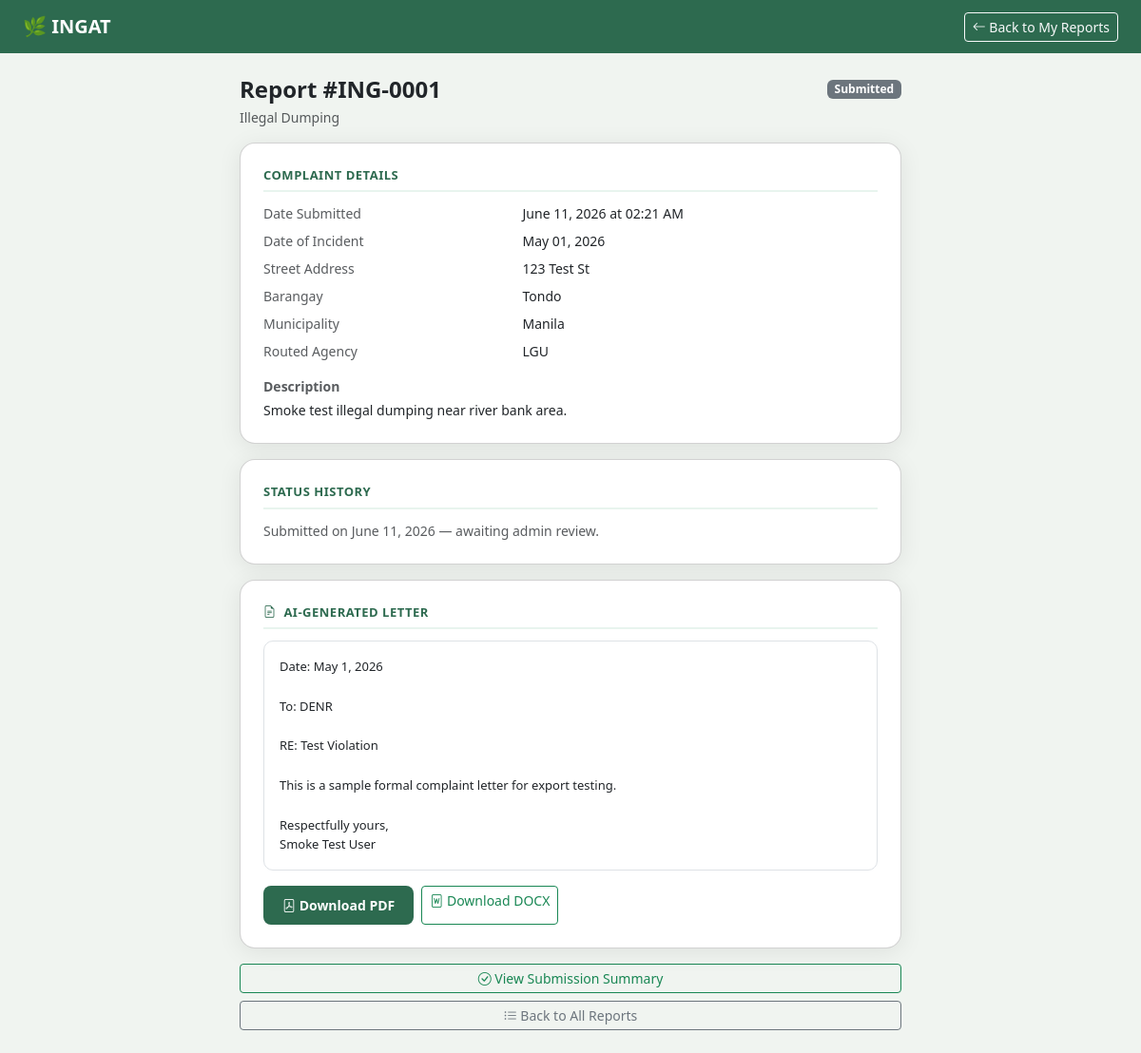
The app's page /user/my-reports/1 (signed in) with its own data.
### models.py (models this page shows)
class Complaint(db.Model):
    __tablename__ = 'complaints'
    id = db.Column(db.Integer, primary_key=True)
    user_id = db.Column(db.Integer, db.ForeignKey('users.id'), nullable=False)
    agency_id = db.Column(db.Integer, db.ForeignKey('agencies.id'), nullable=True)
    violation_type = db.Column(db.String(100), nullable=False)
    street_address = db.Column(db.String(255), nullable=False)
    barangay = db.Column(db.String(100), nullable=False)
    municipality = db.Column(db.String(100), nullable=False)
    date_incident = db.Column(db.Date, nullable=False)
    description = db.Column(db.Text, nullable=False)
    photo_path = db.Column(db.String(255), nullable=True)
    generated_letter = db.Column(db.Text, nullable=True)
    letter_generated = db.Column(db.Boolean, default=False)
    status = db.Column(db.String(50), default='Submitted')
    created_at = db.Column(db.DateTime, default=datetime.utcnow)
    status_history = db.relationship('StatusHistory', backref='complaint', lazy=True)

class Agency(db.Model):
    __tablename__ = 'agencies'
    id = db.Column(db.Integer, primary_key=True)
    agency_name = db.Column(db.String(100), nullable=False)
    contact_email = db.Column(db.String(120), nullable=False)
    contact_number = db.Column(db.String(11), nullable=False)
    violation_types = db.Column(db.String(255), nullable=False)
    status = db.Column(db.String(20), default='active')
    created_at = db.Column(db.DateTime, default=datetime.utcnow)
    complaints = db.relationship('Complaint', backref='agency', lazy=True)

### routes/user_routes.py (the view)
@user_bp.route('/my-reports/<int:complaint_id>')
@member_required
def report_detail(complaint_id):
    from models import Complaint
    complaint = Complaint.query.get_or_404(complaint_id)
    if complaint.user_id != current_user.id:
        abort(403)
    status_history = sorted(
        complaint.status_history,
        key=lambda entry: entry.updated_at,
        reverse=True,
    )
    return render_template(
        'user/report_detail.html',
        complaint=complaint,
        status_history=status_history,
        photo_url=_complaint_photo_url(complaint),
    )

### routes/auth.py (called while the page is built)
def member_required(fn):
    @login_required
    @wraps(fn)
    def wrapper(*args, **kwargs):
        from models import AdminUser, User
        if isinstance(current_user, AdminUser):
            return redirect(url_for('admin.dashboard'))
        if not isinstance(current_user, User):
            flash('Please log in to continue.', 'danger')
            return redirect(url_for('user.user_login'))
        return fn(*args, **kwargs)
    return wrapper

### routes/user_routes.py (called while the page is built)
def _complaint_photo_url(complaint):
    if not complaint.photo_path:
        return None
    path = complaint.photo_path.replace('\\', '/')
    if path.startswith('static/'):
        path = path[len('static/'):]
    return url_for('static', filename=path)

### templates/user/report_detail.html (shortened to what this page needs)
<!DOCTYPE html>
<html lang="en">
<head>
    <link href="https://cdn.jsdelivr.net/npm/bootstrap@5.3.0/dist/css/bootstrap.min.css" rel="stylesheet">
    <link href="https://cdn.jsdelivr.net/npm/bootstrap-icons@1.10.5/font/bootstrap-icons.css" rel="stylesheet">
</head>
<body>
<nav class="navbar navbar-dark navbar-ingat px-4 py-2">
    <span class="navbar-brand fw-bold">🌿 INGAT</span>
    <a href="{{ url_for('user.my_reports') }}" class="btn btn-outline-light btn-sm">
        <i class="bi bi-arrow-left"></i> Back to My Reports
    </a>
</nav>
<div class="container py-4" style="max-width: 720px;">
    <div class="d-flex justify-content-between align-items-start mb-3">
        <div>
            <h4 class="fw-bold mb-1">Report #ING-{{ '%04d' % complaint.id }}</h4>
            <p class="text-muted small mb-0">{{ complaint.violation_type }}</p>
        </div>
        <div>
            {% if complaint.status == 'Submitted' %}
                <span class="badge badge-submitted">{{ complaint.status }}</span>
            {% elif complaint.status == 'Under Review' %}
                <span class="badge badge-review">{{ complaint.status }}</span>
            {% elif complaint.status == 'Forwarded to Agency' %}
                <span class="badge badge-forwarded">Forwarded to Agency</span>
            {% elif complaint.status == 'Resolved' %}
                <span class="badge badge-resolved">{{ complaint.status }}</span>
            {% else %}
                <span class="badge bg-secondary">{{ complaint.status }}</span>
            {% endif %}
        </div>
    </div>
    <div class="card p-4 mb-3">
        <div class="section-title">Complaint Details</div>
        <div class="row small g-2">
            <div class="col-5 text-muted">Date Submitted</div>
            <div class="col-7">{{ complaint.created_at.strftime('%B %d, %Y at %I:%M %p') }}</div>
            <div class="col-5 text-muted">Date of Incident</div>
            <div class="col-7">{{ complaint.date_incident.strftime('%B %d, %Y') }}</div>
            <div class="col-5 text-muted">Street Address</div>
            <div class="col-7">{{ complaint.street_address }}</div>
            <div class="col-5 text-muted">Barangay</div>
            <div class="col-7">{{ complaint.barangay }}</div>
            <div class="col-5 text-muted">Municipality</div>
            <div class="col-7">{{ complaint.municipality }}</div>
            {% if complaint.agency %}
            <div class="col-5 text-muted">Routed Agency</div>
            <div class="col-7">{{ complaint.agency.agency_name }}</div>
            {% endif %}
        </div>
        <div class="mt-3">
            <p class="small fw-semibold text-muted mb-1">Description</p>
            <p class="small mb-0">{{ complaint.description }}</p>
        </div>
    </div>
    {% if status_history %}
    <div class="card p-4 mb-3">
        <div class="section-title">Status History</div>
        {% for entry in status_history %}
        <div class="timeline-item">
            <p class="small fw-semibold mb-0">{{ entry.new_status }}</p>
            <p class="small text-muted mb-0">{{ entry.updated_at.strftime('%B %d, %Y at %I:%M %p') }}</p>
            {% if entry.remarks %}
            <p class="small mb-0 mt-1">{{ entry.remarks }}</p>
            {% endif %}
        </div>
        {% endfor %}
    </div>
    {% else %}
    <div class="card p-4 mb-3">
        <div class="section-title">Status History</div>
        <p class="small text-muted mb-0">
            Submitted on {{ complaint.created_at.strftime('%B %d, %Y') }} — awaiting admin review.
        </p>
    </div>
    {% endif %}
    {% if complaint.letter_generated and complaint.generated_letter %}
    <div class="card p-4 mb-3">
        <div class="section-title"><i class="bi bi-file-earmark-text me-1"></i> AI-Generated Letter</div>
        <div class="letter-preview mb-3">{{ complaint.generated_letter }}</div>
        <div class="d-flex flex-wrap gap-2">
            <a href="{{ url_for('user.download_letter_pdf', complaint_id=complaint.id) }}"
               class="btn btn-ingat btn-sm">
                <i class="bi bi-file-pdf"></i> Download PDF
            </a>
            <a href="{{ url_for('user.download_letter_docx', complaint_id=complaint.id) }}"
               class="btn btn-outline-success btn-sm">
                <i class="bi bi-file-word"></i> Download DOCX
            </a>
        </div>
    </div>
    {% endif %}
    <div class="d-grid gap-2">
        <a href="{{ url_for('user.complaint_submitted', complaint_id=complaint.id) }}"
           class="btn btn-outline-success btn-sm">
            <i class="bi bi-check-circle"></i> View Submission Summary
        </a>
        <a href="{{ url_for('user.my_reports') }}" class="btn btn-outline-secondary btn-sm">
            <i class="bi bi-list-ul"></i> Back to All Reports
        </a>
    </div>
</div>
</body>
</html>

### templates/user/report_detail.html (style rules this page uses)
body { background-color: #f0f4f0; font-family: 'Segoe UI', sans-serif; }
.navbar-ingat { background-color: #2D6A4F; }
.card { border-radius: 16px; box-shadow: 0 4px 24px rgba(0,0,0,0.08); }
.btn-ingat { background-color: #2D6A4F; color: white; border: none; border-radius: 8px; padding: 10px 20px; font-weight: 600; }
.section-title { font-size: 13px; font-weight: 700; color: #2D6A4F; text-transform: uppercase; letter-spacing: 0.5px; margin-bottom: 12px; padding-bottom: 6px; border-bottom: 2px solid #e8f4ee; }
.letter-preview { background: #fff; border: 1px solid #dee2e6; border-radius: 10px; padding: 16px; max-height: 320px; overflow-y: auto; font-size: 13px; line-height: 1.6; white-space: pre-wrap; }
.badge-submitted { background: #6c757d; }

### records on screen
Complaint: id "0001", violation_type "Illegal Dumping", status "Submitted", created_at "June 11, 2026 at 02:21 AM", date_incident "May 01, 2026", street_address "123 Test St", barangay "Tondo", municipality "Manila", description "Smoke test illegal dumping near river bank area.", created_at "June 11, 2026", generated_letter "Date: May 1, 2026 To: DENR RE: Test Violation This is a sample formal complaint letter for export testing. Respectfully yours, Smoke Test User"
Agency: agency.agency_name "LGU"
